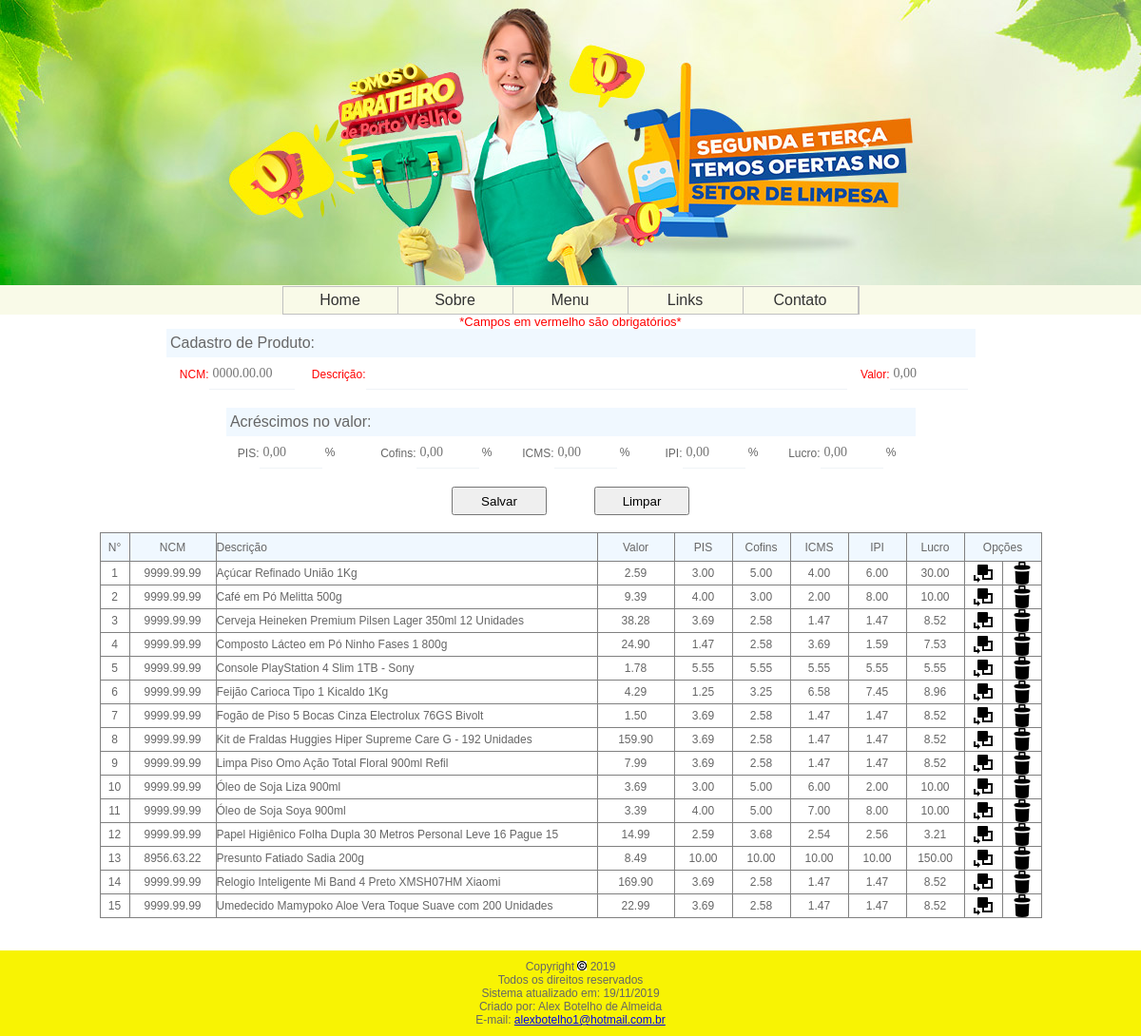
Page /produto.php on the committed database.
### tables this page shows
CREATE TABLE IF NOT EXISTS `se_produtos` (
`pdt_id` int(8) NOT NULL,
  `pdt_ncm` varchar(10) NOT NULL,
  `pdt_desc` varchar(255) NOT NULL,
  `pdt_valor` decimal(8,2) NOT NULL,
  `pdt_pis` decimal(5,2) DEFAULT '0.00',
  `pdt_cofins` decimal(5,2) DEFAULT '0.00',
  `pdt_icms` decimal(5,2) DEFAULT '0.00',
  `pdt_ipi` decimal(5,2) DEFAULT '0.00',
  `pdt_lucro` decimal(5,2) DEFAULT '0.00'
);

### produto.php (called while the page is built)
<?php
include 'conexao.php';
include 'header.php';
include 'menu.php';
include 'produto_body.php';
include 'footer.php';
?>

### produto_body.php (the view, shortened to what this page needs)
<?php
if (isset($_POST['add']) or isset($_POST['alt'])) {
    if ($_POST['ncm'] == "" or $_POST['desc'] == "" or $_POST['desc'] == "") {
        echo "<br><br><br><br><br>";
        echo "<center><font style='Arial' size='3' color='red'>Campos obrigatórios sem preenchimento!</font><br>";
        echo "<br><br><br><br><br>";
        echo "<meta http-equiv='refresh' content='2;URL=produto.php'>";
    } else {
        if (isset($_POST['add'])) {
            $ncm = $_POST['ncm'];
            $desc = $_POST['desc'];
            $valor = str_replace(",", ".", $_POST['valor']);
            $pis = str_replace(",", ".", $_POST['pis']);
            $cofins = str_replace(",", ".", $_POST['cofins']);
            $icms = str_replace(",", ".", $_POST['icms']);
            $ipi = str_replace(",", ".", $_POST['ipi']);
            $lucro = str_replace(",", ".", $_POST['lucro']);
            $sql = "INSERT INTO se_produtos (pdt_ncm,pdt_desc,pdt_valor,pdt_pis,pdt_cofins,pdt_icms,pdt_ipi,pdt_lucro) VALUES ('$ncm','$desc','$valor','$pis','$cofins','$icms','$ipi','$lucro')";
            mysql_query($sql, $con) or die ("<font style=Arial color=red>Houve um erro na gravação dos dados</font>");
            mysql_close();
            echo "<br><br><br><br><br>";
            echo "<center><font style='Arial' size='3' color='green'>Produto adicionado com sucesso!</font><br>";
            echo "<br><br><br><br><br>";
            echo "<meta http-equiv='refresh' content='1;URL=produto.php'>";
        } else {
            $ncm = $_POST['ncm'];
            $desc = $_POST['desc'];
            $valor = str_replace(",", ".", $_POST['valor']);
            $pis = str_replace(",", ".", $_POST['pis']);
            $cofins = str_replace(",", ".", $_POST['cofins']);
            $icms = str_replace(",", ".", $_POST['icms']);
            $ipi = str_replace(",", ".", $_POST['ipi']);
            $lucro = str_replace(",", ".", $_POST['lucro']);
            $sql = "UPDATE se_produtos SET pdt_ncm='$ncm',pdt_desc='$desc',pdt_valor='$valor',pdt_pis='$pis',pdt_cofins='$cofins',pdt_icms='$icms',pdt_ipi='$ipi',pdt_lucro='$lucro' WHERE pdt_id=$_GET[id]";
            mysql_query($sql, $con) or die ("<font style=Arial color=red>Houve um erro na gravação dos dados</font>");
            mysql_close();
            echo "<br><br><br><br><br>";
            echo "<center><font style='Arial' size='3' color='green'>Produto alterado com sucesso!</font><br>";
            echo "<br><br><br><br><br>";
            echo "<meta http-equiv='refresh' content='1;URL=produto.php'>";
        }
    }
} else {
    if (isset($_GET['id'])) {
        $sql = "SELECT * FROM se_produtos WHERE pdt_id=$_GET[id]";
        $consulta = mysql_query($sql, $con);
        $dados = mysql_fetch_array($consulta);
        $ncm = $dados['pdt_ncm'];
        $desc = $dados['pdt_desc'];
        $valor = $dados['pdt_valor'];
        $pis = $dados['pdt_pis'];
        $cofins = $dados['pdt_cofins'];
        $icms = $dados['pdt_icms'];
        $ipi = $dados['pdt_ipi'];
        $lucro = $dados['pdt_lucro'];
        mysql_close();
    } else {
        $ncm = "";
        $desc = "";
        $valor = "";
        $pis = "";
        $cofins = "";
        $icms = "";
        $ipi = "";
        $lucro = "";
    }
?>
<center>
    <font color="red" size="2">*Campos em vermelho são obrigatórios*</font>
    <form name="form" action='produto.php<?php if (isset($_GET['id'])) {echo "?id=".$_GET['id']."";} ?>' method='POST'>
        <table border="0" cellspacing="0" cellpadding="0">
            <tr>
                <td height="30" bgcolor="#f0f8ff">&nbsp;Cadastro de Produto:</td>
            </tr>
            <tr>
                <td height="35">
                    <table border="0" cellpadding="0" cellspacing="0" style="border-collapse: collapse; vertical-align: middle; font-size: 12px; font-family: Verdana, Arial, Helvetica, sans-serif">
                        <tr height="30">
                            <td width="45" align="right"><font color="red">NCM:</font></td>
                            <td width="90"><input type="text" class="ncm" name="ncm" maxlength="8" size="8" value="<?php echo $ncm ?>"></td>
                            <td width="75" align="right"><font color="red">Descrição:</font></td>
                            <td width="455"><input type="text" name="desc" maxlength="300" size="60" value="<?php echo $desc ?>"></td>
                            <td width="45" align="right"><font color="red">Valor:</font></td>
                            <td width="90"><input type="text" class="money" name="valor" maxlength="8" size="7" value="<?php echo $valor ?>"></td>
                        </tr>
                    </table>
                </td>
            </tr>
        </table>
        <br>
        <table border="0" cellspacing="0" cellpadding="0">
            <tr>
                <td height="30" bgcolor="#f0f8ff">&nbsp;Acréscimos no valor:</td>
            </tr>
            <tr>
                <td height="35">
                    <table border="0" cellpadding="0" cellspacing="0" style="border-collapse: collapse; vertical-align: middle; font-size: 12px; font-family: Verdana, Arial, Helvetica, sans-serif">
                        <tr>
                            <td width="35" align="right">PIS:</td>
                            <td width="100"><input type="text" class="percent" name="pis" maxlength="6" size="5" value="<?php echo $pis ?>">&nbsp;%
                            </td>
                            <td width="65" align="right">Cofins:</td>
                            <td width="100"><input type="text" class="percent" name="cofins" maxlength="6" size="5" value="<?php echo $cofins ?>">&nbsp;%
                            </td>
                            <td width="45" align="right">ICMS:</td>
                            <td width="100"><input type="text" class="percent" name="icms" maxlength="6" size="5" value="<?php echo $icms ?>">&nbsp;%
                            </td>
                            <td width="35" align="right">IPI:</td>
                            <td width="100"><input type="text" class="percent" name="ipi" maxlength="6" size="5" value="<?php echo $ipi ?>">&nbsp;%
                            </td>
                            <td width="45" align="right">Lucro:</td>
                            <td width="100"><input type="text" class="percent" name="lucro" maxlength="6" size="5" value="<?php echo $lucro ?>">&nbsp;%
                            </td>
                        </tr>
                    </table>
                </td>
            </tr>
        </table>
        <br>
        <table border="0" width="300" cellspacing="0" cellpadding="0">
            <tr>
                <?php
                    if (isset($_GET['id'])) {
                        echo "<td align='center'><input type='hidden' name='alt' value='1'><input class='button' type='Submit' value='Alterar'></form></td><form name='form' action='produto.php' method='POST'><td align='center'><input class='button' type='submit' value='Voltar'></td></form></form>";
                    } else {
                        echo "<td align='center'><input type='hidden' name='add' value='1'><input class='button' type='Submit' value='Salvar'></td><td align='center'><input class='button' type='reset' value='Limpar'></td></form>";
                    }
                ?>
    <br>
    <table border="1" cellpadding="0" cellspacing="0" style="border-collapse: collapse; vertical-align: middle; font-size: 12px; font-family: Verdana, Arial, Helvetica, sans-serif">
        <tr height="30" bgcolor="#f0f8ff">
            <td width="30" align="center">N°</td>
            <td width="90" align="center">NCM</td>
            <td width="400">Descrição</td>
            <td width="80" align="center">Valor</td>
            <td width="60" align="center">PIS</td>
            <td width="60" align="center">Cofins</td>
            <td width="60" align="center">ICMS</td>
            <td width="60" align="center">IPI</td>
            <td width="60" align="center">Lucro</td>
            <td width="80" align="center" colspan="2">Opções</td>
        </tr>
        <?php
            $sql = "SELECT * FROM se_produtos order by pdt_desc ASC";
            $consulta=mysql_query($sql, $con); $x="1";
            while ($dados = mysql_fetch_array($consulta)) {
                echo "<tr>
                    <td align='center'>".$x."</td>
                    <td align='center'>".$dados['pdt_ncm']."</td>
                    <td>".$dados['pdt_desc']."</td>
                    <td align='center'>".$dados['pdt_valor']."</td>
                    <td align='center'>".$dados['pdt_pis']."</td>
                    <td align='center'>".$dados['pdt_cofins']."</td>
                    <td align='center'>".$dados['pdt_icms']."</td>
                    <td align='center'>".$dados['pdt_ipi']."</td>
                    <td align='center'>".$dados['pdt_lucro']."</td>
                    <td align='center'><a href='produto.php?id=".$dados['pdt_id']."'><img src='imagens/site/alt.png'></a></td>
                    <td align='center'><img onclick='confirma(50)' src='imagens/site/del.png'></td>
                </tr>";
            $x++;}
        ?>
    </table>
<br>
</center>
    <?php
}
    ?>

### header.php (shortened to what this page needs)
<html>
<link href="./css/script.css" rel="stylesheet" type="text/css" xmlns="http://www.w3.org/1999/xhtml">
<div id="header"><img border="0" src="imagens/site/banner_header.jpg"></div>

### menu.php (shortened to what this page needs)
<link href="./css/script.css" rel="stylesheet" type="text/css" xmlns="http://www.w3.org/1999/xhtml">
<div id="menu">
    <nav>
        <ul class="menu">
            <li><a href="index.php">Home</a></li>
            <li><a href="sobre.php">Sobre</a></li>
            <li><a href="#">Menu</a>
            </li>
            <li><a href="#">Links</a>
            </li>
            <li><a href="contato.php">Contato</a></li>
        </ul>
    </nav>
</div>

### footer.php
<link href="./css/script.css" rel="stylesheet" type="text/css" xmlns="http://www.w3.org/1999/xhtml">
<div id="footer">
    <center>
        <table class="rodape" width="100%">
            <tr class="rodape">
                <td class="rodape" align="center">
                    Copyright <img src="imagens/site/copyright.jpg"> 2019<br>
                    Todos os direitos reservados<br>
                    Sistema atualizado em: 19/11/2019<br>
                    Criado por: Alex Botelho de Almeida<br>
                    E-mail: <a href="mailto:alexbotelho1@hotmail.com.br">alexbotelho1@hotmail.com.br</a>
                </td>
            </tr>
        </table>
    </center>
</div>

### css/script.css (style rules this page uses)
html, body, body div, span, object, h1, h2, h3, h4, h5, h6, p, blockquote, pre, abbr, address, cite, code, del, dfn, em, img, ins, kbd, q, samp, small, strong, sub, sup, var, b, i, dl, dt, dd, ol, ul, li, fieldset, label, legend, caption, article, aside, figure, footer, header, menu, nav, section, time, mark, audio, video, details, summary { margin: 0; padding: 0px 0px 0px 0px; font-size: 100%; font-weight: normal; vertical-align: baseline; background: transparent }
article, aside, figure, footer, header, main, menu, nav, section, details, summary { display: block }
html, body { height: 100% }
html { overflow-y: scroll; -moz-user-select: -moz-none; -ms-user-select: none; -webkit-user-select: none; user-select: none }
table.rodape { font: 11px/24px Verdana, Arial, Helvetica, sans-serif; border-collapse: collapse; }
tr.rodape { font: 12px Helvetica, Verdana, Arial, sans-serif; border-top: 0px solid #FB7A31; border-bottom: 0px solid #CCC; background: #F8F303; }
td.rodape { border-top: 0px solid #CCC; border-bottom: 0px solid #CCC; padding: 10px 1em; }
#header { background: #79B35F; text-align: center; padding: 0px 0px 0px 0px; }
#menu { background: #F9FAE8; text-align: center; padding: 1px 0px 0px 0px; }
#footer { float: left; text-align: center; width: 100%; background: #F8F303; height: 10%; }
.menu { background:#F9FAE8; list-style:none; border:1px solid #c0c0c0; display: inline-block; }
.menu li { position:relative; float:left; border-right:1px solid #c0c0c0; width: 120px; }
.menu li a { color:#333; text-decoration:none; padding: 5px 25px; display:block; }
input.button { width: 100px; height: 30px; }
input[type=text], input[type=email] { -moz-appearance: none; -webkit-appearance: none; outline: none; border: none; border-bottom: 1px solid #EFF3F7; font-family: "Roboto Mono"; font-size: 14px; padding: 8px 4px; }

### rows in the picture
se_produtos: pdt_ncm "9999.99.99", pdt_desc "Açúcar Refinado União 1Kg", pdt_valor "2.59", pdt_pis "3.00", pdt_cofins "5.00", pdt_icms "4.00", pdt_ipi "6.00", pdt_lucro "30.00"
se_produtos: pdt_ncm "9999.99.99", pdt_desc "Café em Pó Melitta 500g", pdt_valor "9.39", pdt_pis "4.00", pdt_cofins "3.00", pdt_icms "2.00", pdt_ipi "8.00", pdt_lucro "10.00"
se_produtos: pdt_ncm "9999.99.99", pdt_desc "Cerveja Heineken Premium Pilsen Lager 350ml 12 Unidades", pdt_valor "38.28", pdt_pis "3.69", pdt_cofins "2.58", pdt_icms "1.47", pdt_ipi "1.47", pdt_lucro "8.52"
se_produtos: pdt_ncm "9999.99.99", pdt_desc "Composto Lácteo em Pó Ninho Fases 1 800g", pdt_valor "24.90", pdt_pis "1.47", pdt_cofins "2.58", pdt_icms "3.69", pdt_ipi "1.59", pdt_lucro "7.53"
se_produtos: pdt_ncm "9999.99.99", pdt_desc "Console PlayStation 4 Slim 1TB - Sony", pdt_valor "1.78", pdt_pis "5.55", pdt_cofins "5.55", pdt_icms "5.55", pdt_ipi "5.55", pdt_lucro "5.55"
se_produtos: pdt_ncm "9999.99.99", pdt_desc "Feijão Carioca Tipo 1 Kicaldo 1Kg", pdt_valor "4.29", pdt_pis "1.25", pdt_cofins "3.25", pdt_icms "6.58", pdt_ipi "7.45", pdt_lucro "8.96"
se_produtos: pdt_ncm "9999.99.99", pdt_desc "Fogão de Piso 5 Bocas Cinza Electrolux 76GS Bivolt", pdt_valor "1.50", pdt_pis "3.69", pdt_cofins "2.58", pdt_icms "1.47", pdt_ipi "1.47", pdt_lucro "8.52"
se_produtos: pdt_ncm "9999.99.99", pdt_desc "Kit de Fraldas Huggies Hiper Supreme Care G - 192 Unidades", pdt_valor "159.90", pdt_pis "3.69", pdt_cofins "2.58", pdt_icms "1.47", pdt_ipi "1.47", pdt_lucro "8.52"
se_produtos: pdt_ncm "9999.99.99", pdt_desc "Limpa Piso Omo Ação Total Floral 900ml Refil", pdt_valor "7.99", pdt_pis "3.69", pdt_cofins "2.58", pdt_icms "1.47", pdt_ipi "1.47", pdt_lucro "8.52"
se_produtos: pdt_ncm "9999.99.99", pdt_desc "Óleo de Soja Liza 900ml", pdt_valor "3.69", pdt_pis "3.00", pdt_cofins "5.00", pdt_icms "6.00", pdt_ipi "2.00", pdt_lucro "10.00"
se_produtos: pdt_ncm "9999.99.99", pdt_desc "Óleo de Soja Soya 900ml", pdt_valor "3.39", pdt_pis "4.00", pdt_cofins "5.00", pdt_icms "7.00", pdt_ipi "8.00", pdt_lucro "10.00"
se_produtos: pdt_ncm "9999.99.99", pdt_desc "Papel Higiênico Folha Dupla 30 Metros Personal Leve 16 Pague 15", pdt_valor "14.99", pdt_pis "2.59", pdt_cofins "3.68", pdt_icms "2.54", pdt_ipi "2.56", pdt_lucro "3.21"
se_produtos: pdt_ncm "8956.63.22", pdt_desc "Presunto Fatiado Sadia 200g", pdt_valor "8.49", pdt_pis "10.00", pdt_cofins "10.00", pdt_icms "10.00", pdt_ipi "10.00", pdt_lucro "150.00"
se_produtos: pdt_ncm "9999.99.99", pdt_desc "Relogio Inteligente Mi Band 4 Preto XMSH07HM Xiaomi", pdt_valor "169.90", pdt_pis "3.69", pdt_cofins "2.58", pdt_icms "1.47", pdt_ipi "1.47", pdt_lucro "8.52"
se_produtos: pdt_ncm "9999.99.99", pdt_desc "Umedecido Mamypoko Aloe Vera Toque Suave com 200 Unidades", pdt_valor "22.99", pdt_pis "3.69", pdt_cofins "2.58", pdt_icms "1.47", pdt_ipi "1.47", pdt_lucro "8.52"
